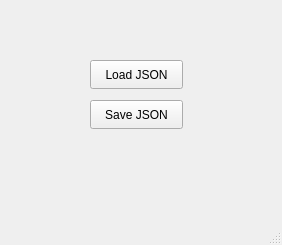
<?xml version="1.0" encoding="UTF-8"?>
<ui version="4.0">
 <class>MainWindow</class>
 <widget class="QMainWindow" name="MainWindow">
  <property name="geometry">
   <rect>
    <x>0</x>
    <y>0</y>
    <width>282</width>
    <height>245</height>
   </rect>
  </property>
  <property name="windowTitle">
   <string>MainWindow</string>
  </property>
  <widget class="QWidget" name="centralwidget">
   <widget class="QPushButton" name="loadJsonButton">
    <property name="geometry">
     <rect>
      <x>90</x>
      <y>60</y>
      <width>93</width>
      <height>29</height>
     </rect>
    </property>
    <property name="text">
     <string>Load JSON</string>
    </property>
   </widget>
   <widget class="QPushButton" name="saveJsonButton">
    <property name="geometry">
     <rect>
      <x>90</x>
      <y>100</y>
      <width>93</width>
      <height>29</height>
     </rect>
    </property>
    <property name="text">
     <string>Save JSON</string>
    </property>
   </widget>
  </widget>
  <widget class="QMenuBar" name="menubar">
   <property name="geometry">
    <rect>
     <x>0</x>
     <y>0</y>
     <width>282</width>
     <height>26</height>
    </rect>
   </property>
  </widget>
  <widget class="QStatusBar" name="statusbar"/>
 </widget>
 <resources/>
 <connections/>
</ui>
